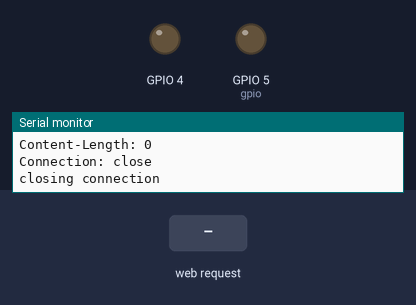
A sketch run on a simulated ESP8266 (NodeMCU). On the bench: output pins drawn as LEDs (lit = HIGH), the last lines printed to the serial monitor. Inputs (shaded band) come from the test bench. WiFi joins after 1.5 s; servers stay silent unless stated; uploads are accepted with an empty reply.

Above: at 3.9 s.
4.0 s: HTTP request GET /true received
At 4.9 s:
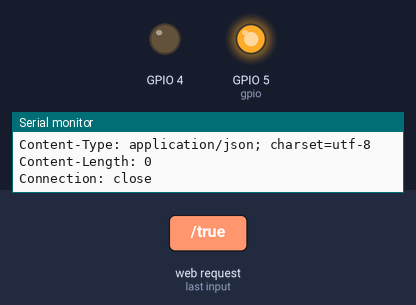
7.0 s: HTTP request GET /false received
At 8.4 s:
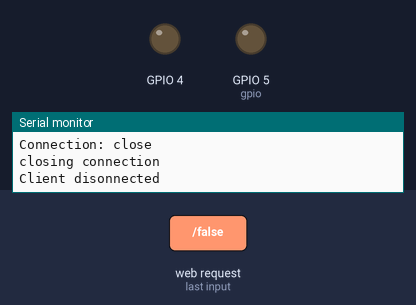
Timing chart, 0 to 10.0 s (numbered marks = the images above; inputs shaded):
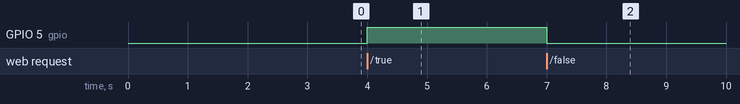

Measured:
- after the input at 4.0 s, GPIO 5 (gpio): LOW → HIGH at once
- after the input at 7.0 s, GPIO 5 (gpio): HIGH → LOW at once

The sketch:

onem2m-client-2.ino
```cpp
#include <ESP8266WiFi.h>
#include <SimpleDHT.h>
#include "Timer.h"

Timer t;
int pinDHT11 = 2;
SimpleDHT11 dht11;

const char* ssid = "Pi3-AP";
const char* password = "raspberry";


const char* host = "192.168.0.2";
const int httpPort = 8080;
const char* origin   = "Cae-nodemcu";

WiFiServer server(80);

void setup() {

  Serial.begin(115200);
  delay(10);

 // prepare GPIO2
  pinMode(5, OUTPUT);
  digitalWrite(5, 0);
  pinMode(4, OUTPUT);
  digitalWrite(4, 0);

  // We start by connecting to a WiFi network
  randomSeed(analogRead(0));

  Serial.println();
  Serial.println();
  Serial.print("Connecting to ");
  Serial.println(ssid);

  WiFi.begin(ssid, password);

  while (WiFi.status() != WL_CONNECTED) {
    delay(500);
    Serial.print(".");
  }

  Serial.println("");
  Serial.println("WiFi connected");

  server.begin();
  Serial.println("Server started");

  Serial.println("IP address: ");
  Serial.println(WiFi.localIP());

  String resulat = send("/~/server/server",2,"{\"ae\":{\"rn\":\"MYDEVICE\",\"api\":\"app-test\",\"rr\":\"true\",\"poa\":[\"http://"+WiFi.localIP().toString()+":80\"]}}");

  if(resulat=="HTTP/1.1 201 Created"){
    send("/~/server/server/MYDEVICE",3,"{\"cnt\":{\"rn\":\"TEMPERATURE\"}}");
    send("/~/server/server/MYDEVICE/TEMPERATURE",3,"{\"cnt\":{\"rn\":\"DATA\"}}");

    send("/~/server/server/MYDEVICE",3,"{\"cnt\":{\"rn\":\"HUMIDITY\"}}");
    send("/~/server/server/MYDEVICE/HUMIDITY",3,"{\"cnt\":{\"rn\":\"DATA\"}}");

    send("/~/server/server/MYDEVICE",3,"{\"cnt\":{\"rn\":\"LED\"}}");
    send("/~/server/server/MYDEVICE/LED",3,"{\"cnt\":{\"rn\":\"DATA\"}}");

    push();

    String dataled = "{\"cin\":{\"con\":\"<obj><str val='Led' name='type'/><bool val='false' name='value'/></obj>\"}}";
    send("/~/server/server/MYDEVICE/LED/DATA",4,dataled);

  }
  t.every(1000*60, push);
}

void loop(){
  t.update();
    // Check if a client has connected
  WiFiClient client = server.available();
  if (!client) {
    return;
  }

  // Wait until the client sends some data
  Serial.println("new client");
  while(!client.available()){
    delay(1);
  }

  // Read the first line of the request
  String req = client.readStringUntil('\r');
  Serial.println(req);
  client.flush();

  // Match the request
  int val;
  int gpio;
  String state;
  String type;
  String cnt;
  if (req.indexOf("false") != -1){
    gpio= 5;
    val = 0;
    state="false";
    type="Led";
    cnt="LED";
  }else if (req.indexOf("true") != -1){
    gpio= 5;
    val = 1;
    state="true";
    type="Led";
    cnt="LED";
  }else {
    Serial.println("invalid request");
    client.stop();
    return;
  }

  // Set GPIO2 according to the request
  digitalWrite(gpio, val);

  String data = String()+"{\"cin\":{\"con\":\"<obj><str val='"+type+"' name='type'/><bool val='"+state+"' name='value'/></obj>\"}}";
  send(String()+"/~/server/server/MYDEVICE/"+cnt+"/DATA",4,data);

  client.flush();

  // Prepare the response
  String s = "HTTP/1.1 200 OK\r\nContent-Type: text/html\r\n\r\n<!DOCTYPE HTML>\r\n<html>\r\nGPIO is now ";
  s += (val)?"high":"low";
  s += "</html>\n";

  // Send the response to the client
  client.print(s);
  delay(1);
  Serial.println("Client disonnected");

}


void push(){
  byte temperature = 0;
  byte humidity = 0;

  if (dht11.read(pinDHT11, &temperature, &humidity, NULL)) {
    Serial.println("Read DHT11 failed.");
    delay(1000);
    return;
  }
  Serial.print((int)temperature); Serial.print(" *C, ");
  Serial.print((int)humidity); Serial.println(" %");

  String datat,datah;
  datat = String()+"{\"cin\":{\"con\":\"<obj><str val='Temperature' name='type'/><int val='"+(int)temperature+"' name='value'/><str val='Celsius' name='unit'/></obj>\"}}";
  datah = String()+"{\"cin\":{\"con\":\"<obj><str val='Humidity' name='type'/><int val='"+(int)humidity+"' name='value'/><str val='%' name='unit'/></obj>\"}}";
  send("/~/server/server/MYDEVICE/TEMPERATURE/DATA",4,datat);
  send("/~/server/server/MYDEVICE/HUMIDITY/DATA",4,datah);

}

String send(String url,int ty, String rep) {

  Serial.print("connecting to ");
  Serial.println(host);

  // Use WiFiClient class to create TCP connections
  WiFiClient client;

  if (!client.connect(host, httpPort)) {
    Serial.println("connection failed");
    return "error";
  }


  //Serial.print("Requesting URL: ");
  //Serial.println(url);

  // This will send the request to the server

  String req = String()+"POST " + url + " HTTP/1.1\r\n" +
               "Host: " + host + "\r\n" +
               "X-M2M-Origin: " + origin + "\r\n" +
               "Content-Type: application/json;ty="+ty+"\r\n" +
               "Content-Length: "+ rep.length()+"\r\n"
               "Connection: close\r\n\n" +
               rep;

  Serial.println(req+"\n");

  client.print(req);

  unsigned long timeout = millis();
  while (client.available() == 0) {
    if (millis() - timeout > 5000) {
      Serial.println(">>> Client Timeout !");
      client.stop();
      return "error";
    }
  }

  // Read all the lines of the reply from server and print them to Serial
  String res="";
  if(client.available()){
    res = client.readStringUntil('\r');
    Serial.print(res);
  }
  while(client.available()){
    String line = client.readStringUntil('\r');
    Serial.print(line);
  }

  Serial.println();
  Serial.println("closing connection");
  Serial.println();
  return res;
}
```
